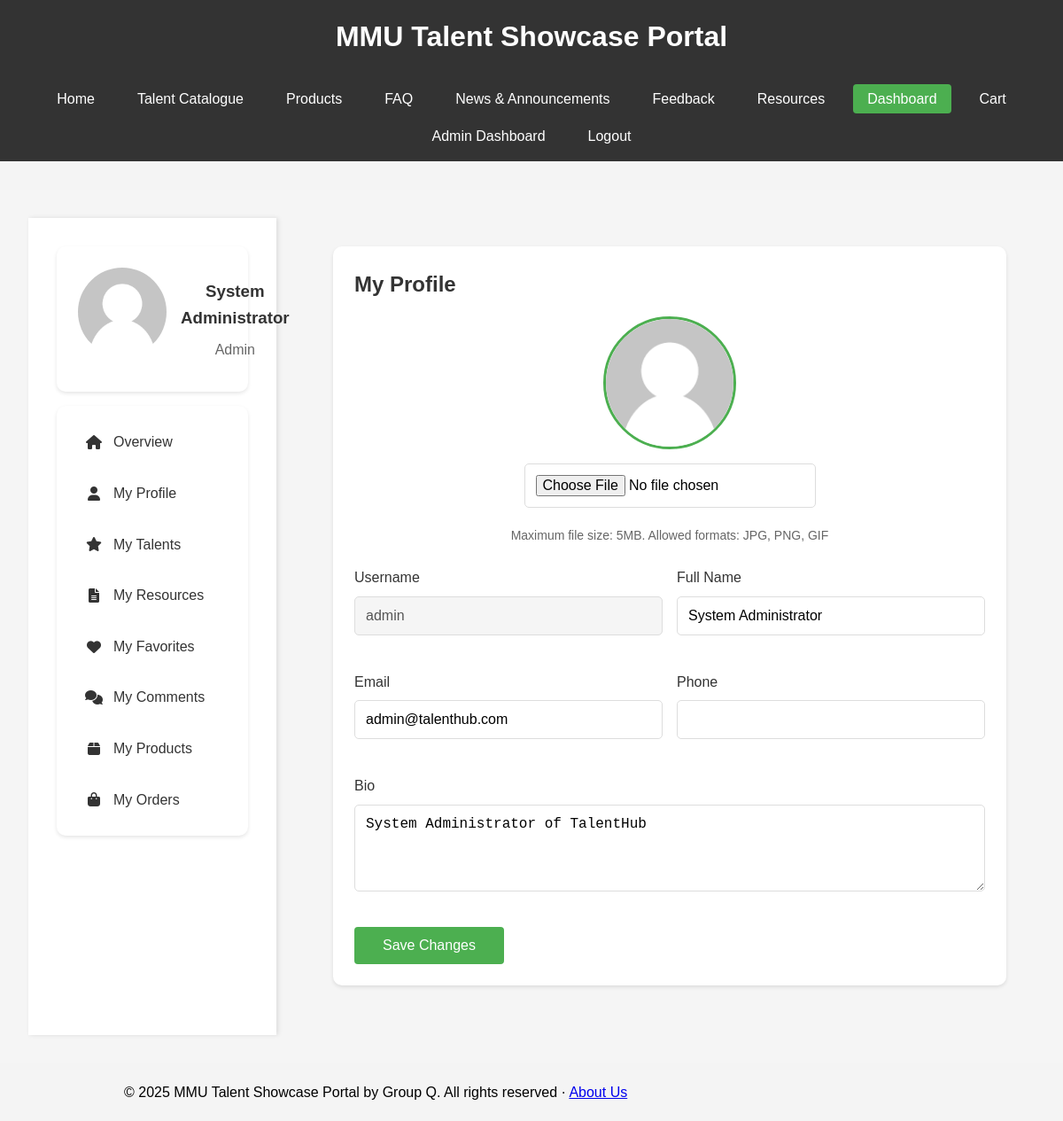
Screenshot of /user-dashboard.php?page=profile (signed in) with the database file from the repository.
### tables this page shows
CREATE TABLE `users` (
  `id` int(11) NOT NULL,
  `username` varchar(50) NOT NULL,
  `password` varchar(255) NOT NULL,
  `email` varchar(100) NOT NULL,
  `full_name` varchar(100) NOT NULL,
  `role` enum('user','admin') DEFAULT 'user',
  `created_at` timestamp NOT NULL DEFAULT current_timestamp()
);

CREATE TABLE `profiles` (
  `id` int(11) NOT NULL,
  `user_id` int(11) NOT NULL,
  `profile_picture` varchar(255) DEFAULT NULL,
  `phone` varchar(20) DEFAULT NULL,
  `bio` text DEFAULT NULL,
  `created_at` timestamp NOT NULL DEFAULT current_timestamp(),
  `updated_at` timestamp NOT NULL DEFAULT current_timestamp() ON UPDATE current_timestamp()
);

### user-dashboard.php (the view, shortened to what this page needs)
<?php
require_once 'config/database.php';
$user_id = $_SESSION['user_id'];
$stmt = $conn->prepare("SELECT * FROM users WHERE id = ?");
$stmt->bind_param("i", $user_id);
$stmt->execute();
$user = $stmt->get_result()->fetch_assoc();
$stmt = $conn->prepare("SELECT * FROM profiles WHERE user_id = ?");
$stmt->bind_param("i", $user_id);
$stmt->execute();
$profile = $stmt->get_result()->fetch_assoc();
?>
<!DOCTYPE html>
<html lang="en">
    <head>
        <link rel="stylesheet" href="assets/css/style.css">
        <link rel="stylesheet" href="assets/css/dashboard.css">
        <link rel="stylesheet" href="assets/css/resources.css">
        <link rel="stylesheet" href="assets/css/products.css">
        <link rel="stylesheet" href="https://cdnjs.cloudflare.com/ajax/libs/font-awesome/6.0.0/css/all.min.css">
    </head>
    <body>
        <?php include 'includes/header-inc.php'; ?>
        <?php include 'includes/navbar.php'; ?>
        <div class="dashboard-container">
            <div class="dashboard-sidebar">
                <div class="user-info">
                    <img src="<?php echo !empty($profile['profile_picture']) ? $profile['profile_picture'] : 'assets/images/default-avatar.png'; ?>"
                        alt="Profile Picture" class="profile-picture">
                    <div>
                        <h3><?php echo htmlspecialchars($user['full_name']); ?></h3>
                        <p class="user-role"><?php echo ucfirst($user['role']); ?></p>
                    </div>
                </div>
                <nav class="dashboard-nav">
                    <a href="?page=overview" class="<?php echo $current_page == 'overview' ? 'active' : ''; ?>">
                        <i class="fas fa-home"></i> Overview
                    </a>
                    <a href="?page=profile" class="<?php echo $current_page == 'profile' ? 'active' : ''; ?>">
                        <i class="fas fa-user"></i> My Profile
                    </a>
                    <a href="?page=talents" class="<?php echo $current_page == 'talents' ? 'active' : ''; ?>">
                        <i class="fas fa-star"></i> My Talents
                    </a>
                    <a href="?page=resources" class="<?php echo $current_page == 'resources' ? 'active' : ''; ?>">
                        <i class="fas fa-file-alt"></i> My Resources
                    </a>
                    <a href="?page=favorites" class="<?php echo $current_page == 'favorites' ? 'active' : ''; ?>">
                        <i class="fas fa-heart"></i> My Favorites
                    </a>
                    <a href="?page=comments" class="<?php echo $current_page == 'comments' ? 'active' : ''; ?>">
                        <i class="fas fa-comments"></i> My Comments
                    </a>
                    <a href="?page=products" class="<?php echo $current_page == 'products' ? 'active' : ''; ?>">
                        <i class="fas fa-box"></i> My Products
                    </a>
                    <a href="?page=orders" class="<?php echo $current_page == 'orders' ? 'active' : ''; ?>">
                        <i class="fas fa-shopping-bag"></i> My Orders
                    </a>
                </nav>
            </div>
            <div class="dashboard-content">
                <?php
                $page = isset($_GET['page']) ? $_GET['page'] : 'overview';
                $page_file = "includes/dashboard/{$page}.php";
                if (file_exists($page_file)) {
                    include $page_file;
                } else {
                    include 'includes/dashboard/overview.php';
                }
                ?>
            </div>
        </div>
        <?php include 'includes/footer-inc.php'; ?>
    </body>
</html>

### includes/dashboard/profile.php (shortened to what this page needs)
<?php
$sql = "SELECT p.* FROM profiles p WHERE p.user_id = ?";
$profile = [];
if ($stmt = mysqli_prepare($conn, $sql)) {
    mysqli_stmt_bind_param($stmt, "i", $_SESSION['user_id']);
    mysqli_stmt_execute($stmt);
    $result = mysqli_stmt_get_result($stmt);
    if ($row = mysqli_fetch_assoc($result)) {
        $profile = $row;
    }
}
?>
<link rel="stylesheet" href="assets/css/profile.css">
<div class="dashboard-card">
    <h2>My Profile</h2>
    <form method="POST" enctype="multipart/form-data" class="profile-form">
        <div class="form-group">
            <div class="profile-picture-upload">
                <img src="<?php echo $profile['profile_picture'] ?? 'assets/images/default-avatar.png'; ?>"
                    alt="Profile Picture" id="preview">
                <input type="file" name="profile_picture" id="profile_picture" accept="image/jpeg,image/png,image/gif"
                    onchange="previewImage(this)">
                <small class="form-text text-muted">Maximum file size: 5MB. Allowed formats: JPG, PNG, GIF</small>
            </div>
        </div>
        <div class="form-row">
            <div class="form-group">
                <label for="username">Username</label>
                <input type="text" id="username" value="<?php echo htmlspecialchars($user['username']); ?>" disabled>
            </div>
            <div class="form-group">
                <label for="full_name">Full Name</label>
                <input type="text" name="full_name" id="full_name"
                    value="<?php echo htmlspecialchars($user['full_name']); ?>" required>
            </div>
        </div>
        <div class="form-row">
            <div class="form-group">
                <label for="email">Email</label>
                <input type="email" name="email" id="email" value="<?php echo htmlspecialchars($user['email']); ?>"
                    required>
            </div>
            <div class="form-group">
                <label for="phone">Phone</label>
                <input type="tel" name="phone" id="phone"
                    value="<?php echo htmlspecialchars($profile['phone'] ?? ''); ?>">
            </div>
        </div>
        <div class="form-group">
            <label for="bio">Bio</label>
            <textarea name="bio" id="bio" rows="4"><?php echo htmlspecialchars($profile['bio'] ?? ''); ?></textarea>
        </div>
        <div class="form-actions">
            <button type="submit" class="btn btn-primary">Save Changes</button>
        </div>
    </form>
</div>

### assets/css/style.css (style rules this page uses)
* { margin: 0; padding: 0; box-sizing: border-box; }
body { font-family: 'Arial', sans-serif; line-height: 1.6; background-color: #f4f4f4; }
.form-group { margin-bottom: 1rem; }
.btn { display: inline-block; padding: 10px 20px; background: #333; color: #fff; border: none; border-radius: 4px; cursor: pointer; }
.user-info { display: flex; gap: 1.5rem; margin-bottom: 1.5rem; }
.btn-primary { background: #007bff; color: #fff; }
.form-group { margin-bottom: 20px; }
.form-group label { display: block; margin-bottom: 8px; color: #555; font-weight: 500; }
.btn-primary { background-color: #4CAF50; color: white; padding: 12px 24px; border: none; border-radius: 4px; cursor: pointer; font-size: 16px; font-weight: 500; transition: background-color 0.3s ease; }
.dashboard-container { min-height: calc(100vh - 60px); background: #f5f5f5; }
.dashboard-sidebar { width: 250px; background: #fff; padding: 2rem; box-shadow: 2px 0 5px rgba(0, 0, 0, 0.1); }
.user-info { text-align: center; margin-bottom: 2rem; }
.user-info .profile-picture { width: 100px; height: 100px; border-radius: 50%; margin-bottom: 1rem; object-fit: cover; }
.dashboard-nav { display: flex; flex-direction: column; gap: 0.5rem; }
.dashboard-nav a { display: flex; align-items: center; gap: 0.5rem; padding: 0.75rem 1rem; color: #333; text-decoration: none; border-radius: 5px; transition: all 0.3s ease; }
.dashboard-content { flex: 1; padding: 2rem; }
.dashboard-card { background: #fff; border-radius: 10px; padding: 1.5rem; margin-bottom: 1.5rem; box-shadow: 0 2px 4px rgba(0, 0, 0, 0.1); }
.dashboard-card h2 { margin-bottom: 1rem; color: #333; }

### assets/css/dashboard.css (style rules this page uses)
.dashboard-container { display: flex; gap: 2rem; padding: 2rem; max-width: 1400px; margin: 0 auto; }
.dashboard-sidebar { width: 280px; flex-shrink: 0; }
.user-info { background: #fff; padding: 1.5rem; border-radius: 10px; text-align: center; margin-bottom: 1rem; box-shadow: 0 2px 4px rgba(0, 0, 0, 0.1); }
.profile-picture { width: 100px; height: 100px; border-radius: 50%; object-fit: cover; margin-bottom: 1rem; }
.user-info h3 { margin: 0; color: #333; }
.user-role { color: #666; margin: 0.5rem 0 0; }
.dashboard-nav { background: #fff; border-radius: 10px; padding: 1rem; box-shadow: 0 2px 4px rgba(0, 0, 0, 0.1); }
.dashboard-nav a { display: flex; align-items: center; gap: 0.75rem; padding: 0.75rem 1rem; color: #333; text-decoration: none; border-radius: 5px; transition: all 0.3s ease; }
.dashboard-nav i { width: 20px; text-align: center; }
.dashboard-content { flex: 1; min-width: 0; }
.user-info { display: flex; align-items: center; gap: 1rem; }

### assets/css/resources.css (style rules this page uses)
.form-group { margin-bottom: 1rem; }
.form-group label { display: block; margin-bottom: 0.5rem; color: #333; }
.form-text { display: block; margin-top: 0.25rem; color: #666; font-size: 0.875rem; }
.form-actions { display: flex; gap: 1rem; margin-top: 1rem; }

### assets/css/products.css (style rules this page uses)
.form-group { margin-bottom: 1rem; }
.form-group label { display: block; margin-bottom: 0.5rem; color: #333; }
.form-text { display: block; margin-top: 0.25rem; color: #666; font-size: 0.875rem; }
.form-actions { display: flex; gap: 1rem; margin-top: 1rem; }

### assets/css/profile.css (style rules this page uses)
.profile-form { max-width: 800px; margin: 0 auto; }
.form-row { display: grid; grid-template-columns: 1fr 1fr; gap: 1rem; margin-bottom: 1rem; }
.form-group { margin-bottom: 1.5rem; }
.form-group label { display: block; margin-bottom: 0.5rem; color: #333; font-weight: 500; }
.form-group input, .form-group select, .form-group textarea { width: 100%; padding: 0.75rem; border: 1px solid #ddd; border-radius: 5px; font-size: 1rem; }
.form-group input:disabled { background: #f5f5f5; cursor: not-allowed; }
.profile-picture-upload { display: flex; flex-direction: column; align-items: center; gap: 1rem; }
.profile-picture-upload img { width: 150px; height: 150px; border-radius: 50%; object-fit: cover; border: 3px solid #4CAF50; }
.profile-picture-upload input[type="file"] { width: auto; }
.form-actions { margin-top: 2rem; text-align: center; }
.btn { padding: 0.75rem 2rem; font-size: 1rem; }

### rows the page displays
users: full_name "System Administrator", role "Admin", username "admin", email "admin@talenthub.com"
profiles: bio "System Administrator of TalentHub"
